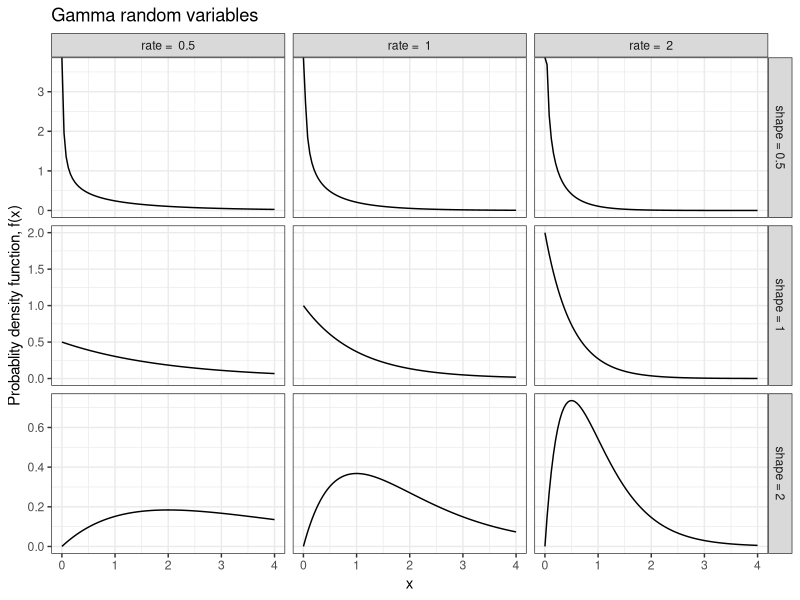
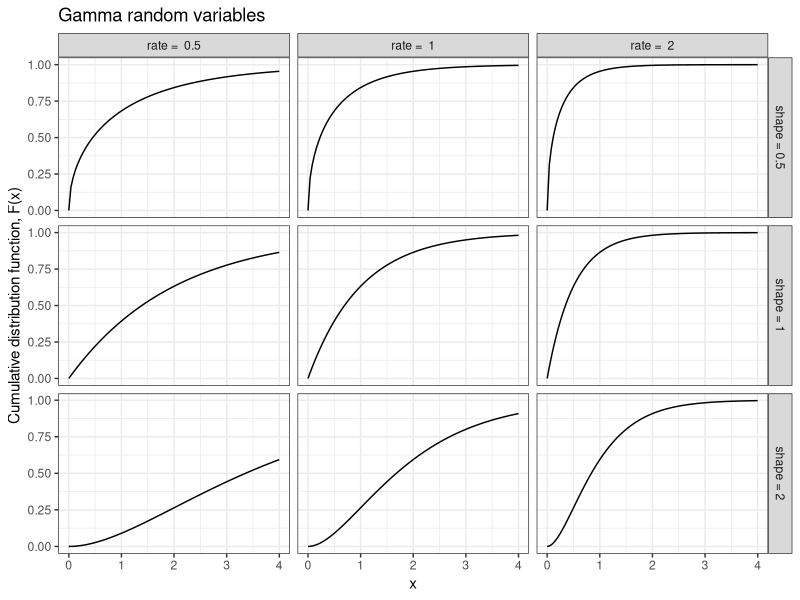

Source code (R) for these figures, in order:
## ----libraries, message=FALSE, warning=FALSE, cache=FALSE-------------------------------------------------------------
library("tidyverse")


## ----set_seed, echo=FALSE---------------------------------------------------------------------------------------------
set.seed(20200915)


## ---------------------------------------------------------------------------------------------------------------------
d <- expand.grid(shape = c(0.5,1,2),
                 rate = c(0.5,1,2), 
                 x = seq(0, 4, length = 101)) %>%
  dplyr::mutate(pdf = dgamma(x, shape = shape, rate = rate),
                cdf = pgamma(x, shape = shape, rate = rate),
                shaperate = paste0(shape, rate),
                shape = paste("shape =", shape),
                rate  = paste("rate = ", rate))

ggplot(d, aes(x=x, y = pdf)) +
  geom_line() + 
  labs(y = "Probablity density function, f(x)",
       title = "Gamma random variables") +
  facet_grid(shape~rate, scales = "free_y") + 
  theme_bw()


## ---------------------------------------------------------------------------------------------------------------------
ggplot(d, aes(x=x, y = cdf)) +
  geom_line() + 
  labs(y = "Cumulative distribution function, F(x)",
       title = "Gamma random variables") +
  facet_grid(shape~rate, scales = "free_y") + 
  theme_bw()
